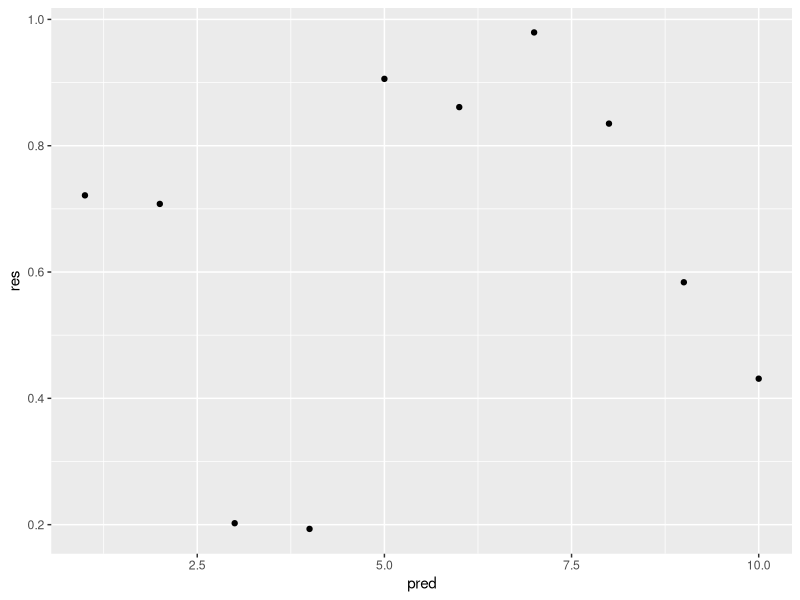

This chart was generated by the following R code:
## ---- chunk 1
#Change echo or eval to not show code or not show figure
# Don't forget to start with comments that explain what you're doing
# Preliminaries
library(ggplot2)


pred <- 1:10 #vector of 10 integers
res <- runif(10) # random uniform values

# print the random numbers
print(res)

# plot the graph
qplot(x=pred,y=res)
